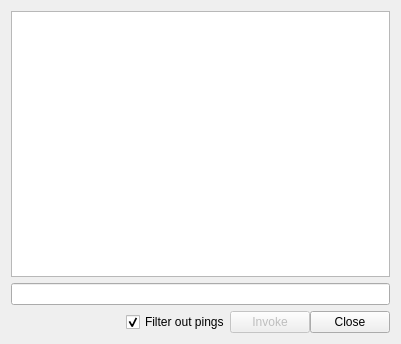
<?xml version="1.0" encoding="UTF-8"?>
<ui version="4.0">
 <class>ConsoleDialog</class>
 <widget class="QDialog" name="ConsoleDialog">
  <property name="geometry">
   <rect>
    <x>0</x>
    <y>0</y>
    <width>401</width>
    <height>344</height>
   </rect>
  </property>
  <property name="windowTitle">
   <string>Console</string>
  </property>
  <layout class="QVBoxLayout" name="verticalLayout">
   <item>
    <widget class="QTextEdit" name="textView">
     <property name="readOnly">
      <bool>true</bool>
     </property>
    </widget>
   </item>
   <item>
    <widget class="QLineEdit" name="invokeLineEdit"/>
   </item>
   <item>
    <widget class="QWidget" name="bottomWidget" native="true">
     <property name="sizePolicy">
      <sizepolicy hsizetype="MinimumExpanding" vsizetype="Minimum">
       <horstretch>0</horstretch>
       <verstretch>0</verstretch>
      </sizepolicy>
     </property>
     <property name="layoutDirection">
      <enum>Qt::LeftToRight</enum>
     </property>
     <layout class="QHBoxLayout" name="horizontalLayout">
      <property name="spacing">
       <number>0</number>
      </property>
      <property name="leftMargin">
       <number>0</number>
      </property>
      <property name="topMargin">
       <number>0</number>
      </property>
      <property name="rightMargin">
       <number>0</number>
      </property>
      <property name="bottomMargin">
       <number>0</number>
      </property>
      <item>
       <spacer name="horizontalSpacer">
        <property name="orientation">
         <enum>Qt::Horizontal</enum>
        </property>
        <property name="sizeHint" stdset="0">
         <size>
          <width>40</width>
          <height>20</height>
         </size>
        </property>
       </spacer>
      </item>
      <item>
       <widget class="QCheckBox" name="filterOutPingsCheckBox">
        <property name="sizePolicy">
         <sizepolicy hsizetype="Fixed" vsizetype="Fixed">
          <horstretch>0</horstretch>
          <verstretch>0</verstretch>
         </sizepolicy>
        </property>
        <property name="text">
         <string>Filter out pings</string>
        </property>
        <property name="checked">
         <bool>true</bool>
        </property>
       </widget>
      </item>
      <item>
       <widget class="QPushButton" name="invokeButton">
        <property name="enabled">
         <bool>false</bool>
        </property>
        <property name="sizePolicy">
         <sizepolicy hsizetype="Fixed" vsizetype="Fixed">
          <horstretch>0</horstretch>
          <verstretch>0</verstretch>
         </sizepolicy>
        </property>
        <property name="text">
         <string>Invoke</string>
        </property>
       </widget>
      </item>
      <item>
       <widget class="QPushButton" name="closeButton">
        <property name="sizePolicy">
         <sizepolicy hsizetype="Fixed" vsizetype="Fixed">
          <horstretch>0</horstretch>
          <verstretch>0</verstretch>
         </sizepolicy>
        </property>
        <property name="text">
         <string>Close</string>
        </property>
       </widget>
      </item>
     </layout>
    </widget>
   </item>
  </layout>
 </widget>
 <resources/>
 <connections>
  <connection>
   <sender>closeButton</sender>
   <signal>clicked()</signal>
   <receiver>ConsoleDialog</receiver>
   <slot>accept()</slot>
   <hints>
    <hint type="sourcelabel">
     <x>76</x>
     <y>314</y>
    </hint>
    <hint type="destinationlabel">
     <x>200</x>
     <y>171</y>
    </hint>
   </hints>
  </connection>
 </connections>
</ui>
